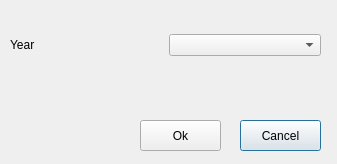
<?xml version="1.0" encoding="UTF-8"?>
<ui version="4.0">
 <class>Dialog</class>
 <widget class="QDialog" name="Dialog">
  <property name="geometry">
   <rect>
    <x>0</x>
    <y>0</y>
    <width>337</width>
    <height>164</height>
   </rect>
  </property>
  <property name="windowTitle">
   <string>Dialog</string>
  </property>
  <widget class="QWidget" name="gridLayoutWidget">
   <property name="geometry">
    <rect>
     <x>10</x>
     <y>20</y>
     <width>311</width>
     <height>51</height>
    </rect>
   </property>
   <layout class="QGridLayout" name="gridLayout">
    <item row="0" column="0">
     <widget class="QLabel" name="label">
      <property name="text">
       <string>Year</string>
      </property>
     </widget>
    </item>
    <item row="0" column="1">
     <widget class="QComboBox" name="comboBox"/>
    </item>
   </layout>
  </widget>
  <widget class="QPushButton" name="pushButton_2">
   <property name="geometry">
    <rect>
     <x>240</x>
     <y>120</y>
     <width>81</width>
     <height>31</height>
    </rect>
   </property>
   <property name="text">
    <string>Cancel</string>
   </property>
  </widget>
  <widget class="QPushButton" name="pushButton">
   <property name="geometry">
    <rect>
     <x>140</x>
     <y>120</y>
     <width>81</width>
     <height>31</height>
    </rect>
   </property>
   <property name="text">
    <string>Ok</string>
   </property>
  </widget>
 </widget>
 <resources/>
 <connections/>
</ui>
